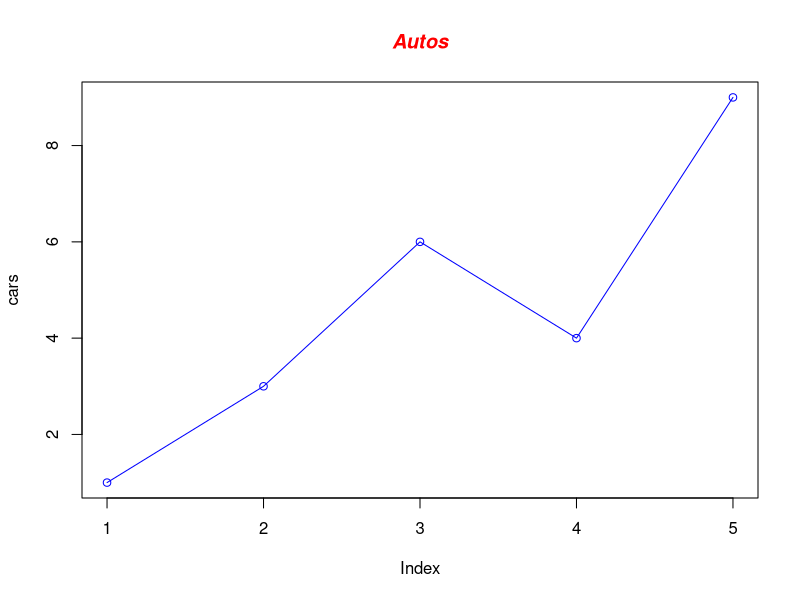

Here is the R script that generated this plot:
#Hello pls work

sumz <- 1 + 5
print(sumz)

anothervar <- 25 * 6
print (anothervar)

print (sumz + anothervar)


#Using random codes

# Define the cars vector with 5 values
cars <- c(1, 3, 6, 4, 9)

# Graph cars using blue points overlayed by a line 
plot(cars, type="o", col="blue")

# Create a title with a red, bold/italic font
title(main="Autos", col.main="red", font.main=4)
